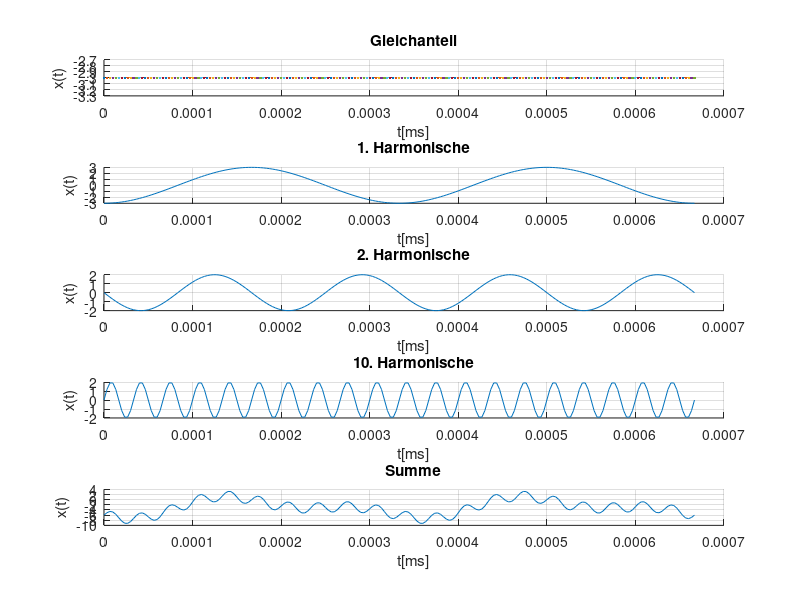
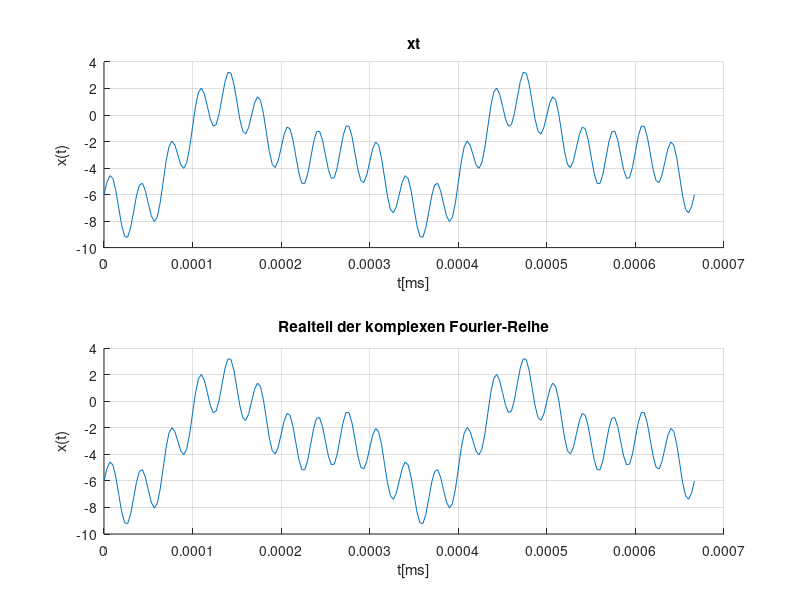

The MATLAB source for these figures, in order:
clear
close all
clc

f0 = 3000;
T0 = 1/f0;
fs = 1/(f0*100);
t  = 0:fs:T0*2;
x1 = -3;
x2 = 2*sin(20*pi*f0*t);
x3 = -2*sin(4*pi*f0*t);
x4 = -3*cos(2*pi*f0*t);
xt = x1+x2+x3+x4;

% Graphische Ausgabe
  figure('name', 'UE2 2a');
  subplot(511); hold on; grid on;
  title('Gleichanteil');
  plot(t,x1);
  xlabel('t[ms]');
  ylabel('x(t)');

  subplot(512); hold on; grid on;
  title('1. Harmonische');
  plot(t, x4);
  xlabel('t[ms]');
  ylabel('x(t)');

  subplot(513); hold on; grid on;
  title('2. Harmonische');
  plot(t, x3);
  xlabel('t[ms]');
  ylabel('x(t)');

  subplot(514); hold on; grid on;
  title('10. Harmonische');
  plot(t, x2);
  xlabel('t[ms]');
  ylabel('x(t)');

  subplot(515); hold on; grid on;
  title('Summe');
  plot(t, xt);
  xlabel('t[ms]');
  ylabel('x(t)');

  print('fig\Aufgabe2_2_a.png')


  % 2b) fourier koeffizienten, ak, bk
  a0 = -6
  b10 = 2
  b2 = -2
  a1 = -3

  b1 = 0;
  a2 = 0;
  a10 = 0;


  
  c0 = a0/2;
  % ck = 1/2*(ak-i*bk);
  % c-k = 1/2*(ak+i*bk);
  c1 = 1/2*(a1-i*b1)
  c2 = 1/2*(a2-i*b2)
  c10 = 1/2*(a10-i*b10)
  c11 = 1/2*(a1+i*b1)
  c21 = 1/2*(a2+i*b2)
  c101 = 1/2*(a10+i*b10)

  xfr=c0*exp(0)+c1*exp(i*2*pi*f0*t)+c2*exp(i*4*pi*f0*t)+c10*exp(i*20*pi*f0*t)+c11*exp(i*-2*pi*f0*t)+c21*exp(i*-4*pi*f0*t)+c101*exp(i*-20*pi*f0*t);
  xt=x1+x2+x3+x4;
  figure('name', 'UE2 2c');
  subplot(211); hold on; grid on;
  title('xt');
  plot(t, xt);
  xlabel('t[ms]');
  ylabel('x(t)');

  subplot(212); hold on; grid on;
  title('Realteil der komplexen Fourier-Reihe');
  plot(t, real(xfr));
  xlabel('t[ms]');
  ylabel('x(t)');
  print('fig\Aufgabe2_2_c.png')
  
